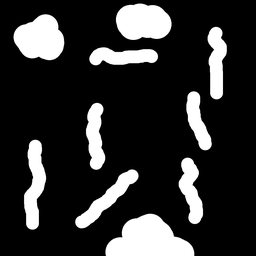
#> input picture example/seg1.png, 256 x 256 px, shrunk from 1000 x 1000 before the run, found by its file name
$ python example.py
#> lines starting #> are read from the running program, lines starting #| are printed output that depends on the picture; after the words box and inside, x2 and y2 are one past the last pixel; in counts of white or black regions, pixels touching at a corner belong together
### sesecoco/sesecoco.py
import numpy as np
import skimage
import skimage.measure


class SeSeCoCoResult:
    def __init__(self, minimum_recall_tp=0.50, minimum_precision_fp=0.50, with_segmentations=False):
        # user parameters
        self.param_minimum_recall_tp = minimum_recall_tp
        self.param_minimum_precision_fp = minimum_precision_fp
        # result
        self.seg1_n_cc = 0
        self.seg2_n_cc = 0
        self.tp = 0
        self.fp = 0
        self.fn = 0
        self.over_detecting = 0
        self.under_detected = 0
        # optional results
        self.keep_segmentations = with_segmentations
        self.seg_tp = None
        self.seg_fn = None
        self.seg_fp = None
        self.seg_ov = None
        self.seg_un = None
        self.seg_un_d = None

    def __str__(self):
        return ("Segmentation 1 (y_true) " + "\n"
                "Connected Components " + str(self.seg1_n_cc) + "\n"
                "Correctly detected components " + str(self.tp) + "\n"
                "False negative components " + str(self.fn) + "\n"
                "Under detected components (too small or not enough recall) " + str(self.under_detected) + "\n"
                "Segmentation 2 (y_pred) " + "\n"
                "Connected Components " + str(self.seg2_n_cc) + "\n"
                "False positive components " + str(self.fp) + "\n"
                "Over detecting components (too large or not enough precision) " + str(self.over_detecting) + "\n")

    def get_score(self):
        return self.seg1_n_cc, self.tp, self.fn, self.under_detected, self.seg2_n_cc, self.fp, self.over_detecting

    def __add__(self, other):
        if not other.__class__ is SeSeCoCoResult:
            print("ERROR: both arguments must be SeSeCoCoResult")
            return NotImplemented

        if not (self.param_minimum_recall_tp == other.param_minimum_recall_tp and
                self.param_minimum_precision_fp == other.param_minimum_precision_fp):
            print("ERROR: parameters (recall and precision) must be the same")
            return NotImplemented

        result = SeSeCoCoResult()

        result.seg1_n_cc = self.seg1_n_cc + other.seg1_n_cc
        result.seg2_n_cc = self.seg2_n_cc + other.seg2_n_cc
        result.tp = self.tp + other.tp
        result.fp = self.fp + other.fp
        result.fn = self.fn + other.fn
        result.over_detecting = self.over_detecting + other.over_detecting
        result.under_detected = self.under_detected + other.under_detected

        result.keep_segmentations = False
        result.seg_tp = None
        result.seg_fn = None
        result.seg_fp = None
        result.seg_ov = None
        result.seg_un = None
        result.seg_un_d = None

        return result


def cmp(seg1, seg2, minimum_recall_tp=0.50, minimum_precision_fp=0.50, with_segmentations=False):
    # user parameters
    param_minimum_recall_tp = minimum_recall_tp
    param_minimum_precision_fp = minimum_precision_fp

    # results
    tp = 0
    fp = 0
    fn = 0
    over_detecting = 0
    under_detected = 0

    if not (seg1.shape == seg2.shape):
        print("ERROR: segmentation shape not equal")
        return 1

    # The argument 'neighbors' is deprecated, use 'connectivity' instead. For neighbors=8, use connectivity=2.
    seg1_labels = skimage.measure.label(seg1, connectivity=2)
    seg2_labels = skimage.measure.label(seg2, connectivity=2)
    seg1_n_cc = seg1_labels.max()
    seg2_n_cc = seg2_labels.max()

    seg_tp = np.zeros(seg1.shape, dtype=np.uint8)
    seg_fn = np.zeros(seg1.shape, dtype=np.uint8)
    seg_fp = np.zeros(seg1.shape, dtype=np.uint8)
    seg_ov = np.zeros(seg1.shape, dtype=np.uint8)
    seg_un = np.zeros(seg1.shape, dtype=np.uint8)
    seg_un_d = np.zeros(seg1.shape, dtype=np.uint8)

    for cc_label in range(1, seg1_n_cc + 1):
        # the current connected component
        current_cc = ((seg1_labels == cc_label) * 1).astype(np.uint8)
        # the union of connected components which have a non null intersection with current_cc
        intersected_cc = np.zeros(seg1.shape, dtype=np.uint8)
        detect_cc = np.zeros(seg1.shape, dtype=np.uint8)

        for cc2_label in range(1, seg2_n_cc + 1):
            current_cc2 = (seg2_labels == cc2_label) * 1
            if np.sum(current_cc * current_cc2) > 0:
                intersected_cc = intersected_cc + current_cc2
                detect_cc += current_cc2.astype(np.uint8)

        recall = np.sum(current_cc * intersected_cc) / np.sum(current_cc)
        if np.sum(intersected_cc) == 0:
            fn += 1
            seg_fn += current_cc
        elif recall > param_minimum_recall_tp:
            tp += 1
            seg_tp += current_cc
        else:
            under_detected += 1
            seg_un += current_cc
            seg_un_d += detect_cc

    for cc_label in range(1, seg2_n_cc + 1):
        # the current connected component
        current_cc = ((seg2_labels == cc_label) * 1).astype(np.uint8)
        # the union of connected components which have a non null intersection with current_cc
        intersected_cc = np.zeros(seg1.shape, dtype=np.uint8)

        for cc1_label in range(1, seg1_n_cc + 1):
            current_cc1 = (seg1_labels == cc1_label) * 1
            if np.sum(current_cc * current_cc1) > 0:
                intersected_cc = intersected_cc + current_cc1

        precision = np.sum(current_cc * intersected_cc) / np.sum(current_cc)

        if np.sum(intersected_cc) == 0:
            fp += 1
            seg_fp += current_cc
        elif precision < param_minimum_precision_fp:
            over_detecting += 1
            seg_ov += current_cc

    result = SeSeCoCoResult(minimum_recall_tp, minimum_precision_fp, with_segmentations)
    result.seg1_n_cc = seg1_n_cc
    result.seg2_n_cc = seg2_n_cc
    result.tp = tp
    result.fp = fp
    result.fn = fn
    result.over_detecting = over_detecting
    result.under_detected = under_detected

    if with_segmentations:
        result.seg_tp = seg_tp
        result.seg_fn = seg_fn
        result.seg_fp = seg_fp
        result.seg_ov = seg_ov
        result.seg_un = seg_un
        result.seg_un_d = seg_un_d

    return result


def fast_cmp(seg1, seg2, minimum_recall_tp=0.50, minimum_precision_fp=0.50):
    # user parameters
    param_minimum_recall_tp = minimum_recall_tp
    param_minimum_precision_fp = minimum_precision_fp

    # results
    tp = 0
    fp = 0
    fn = 0
    over_detecting = 0
    under_detected = 0

    if not (seg1.shape == seg2.shape):
        print("ERROR: segmentation shape not equal")
        return 1

    # The argument 'neighbors' is deprecated, use 'connectivity' instead. For neighbors=8, use connectivity=2.
    seg1_labels = skimage.measure.label(seg1, connectivity=2)
    seg2_labels = skimage.measure.label(seg2, connectivity=2)
    seg1_n_cc = seg1_labels.max()
    seg2_n_cc = seg2_labels.max()

    for cc_label in range(1, seg1_n_cc + 1):
        # the current connected component
        current_cc = ((seg1_labels == cc_label) * 1).astype(np.uint8)
        # the union of connected components which have a non null intersection with current_cc
        intersected_cc = current_cc * seg2
        recall = np.sum(current_cc * intersected_cc) / np.sum(current_cc)

        if np.sum(intersected_cc) == 0:
            fn += 1
        elif recall > param_minimum_recall_tp:
            tp += 1
        else:
            under_detected += 1

    for cc_label in range(1, seg2_n_cc + 1):
        # the current connected component
        current_cc = ((seg2_labels == cc_label) * 1).astype(np.uint8)
        # the union of connected components which have a non null intersection with current_cc
        intersected_cc = current_cc * seg1
        precision = np.sum(current_cc * intersected_cc) / np.sum(current_cc)

        if np.sum(intersected_cc) == 0:
            fp += 1
        elif precision < param_minimum_precision_fp:
            over_detecting += 1

    result = SeSeCoCoResult(minimum_recall_tp, minimum_precision_fp, False)
    result.seg1_n_cc = seg1_n_cc
    result.seg2_n_cc = seg2_n_cc
    result.tp = tp
    result.fp = fp
    result.fn = fn
    result.over_detecting = over_detecting
    result.under_detected = under_detected

    return result

### sesecoco/example.py
import numpy as np
import skimage
import skimage.io
import matplotlib.pyplot as plt
import matplotlib.colors

import sesecoco

print("SeSeCoCo : Semantic Segmentation Comparator using Components")

seg1 = skimage.io.imread("example/seg1.png")
#> seg1 is the input picture: shape (256, 256); min 0, max 255, mean 48.3
seg2 = skimage.io.imread("example/seg2.png")
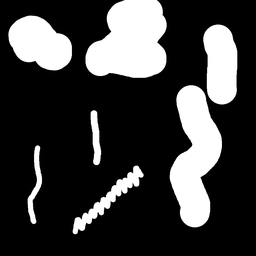
#> input picture example/seg2.png, 256 x 256 px, shrunk from 1000 x 1000 before the run, found by its file name
#> seg2 is the input picture: shape (256, 256); min 0, max 255, mean 61.1

seg1 = (seg1 == 255)*1
#> seg1: shape (256, 256) int64; values 0 (black) and 1 (white), 15% white; 96 white regions (85 under 20 px), largest, box (x1, y1, x2, y2) and area: (108, 214, 193, 256) 2240, (14, 15, 63, 60) 1463, (118, 4, 170, 39) 1385
seg2 = (seg2 == 255)*1
#> seg2: shape (256, 256) int64; values 0 (black) and 1 (white), 20.3% white; 86 white regions (78 under 20 px), largest, box (x1, y1, x2, y2) and area: (87, 0, 166, 77) 4386, (171, 86, 221, 227) 3824, (10, 16, 70, 70) 2125

# Tests
result1 = sesecoco.cmp(seg1, seg2, 0.40, 0.40, True)
#> in cmp, `seg1_labels = skimage.measure.label(seg1, connectivity=2)`: seg1_labels: shape (256, 256) int64; 97 distinct labels, from 0 to 96
#> in cmp, `seg2_labels = skimage.measure.label(seg2, connectivity=2)`:
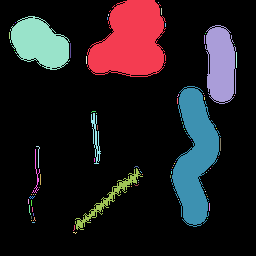
#> seg2_labels: shape (256, 256) int64; 87 distinct labels, from 0 to 86; one colour per label, 0 black
#> in cmp, `seg1_n_cc = seg1_labels.max()`: seg1_n_cc = 96
#> in cmp, `seg2_n_cc = seg2_labels.max()`: seg2_n_cc = 86
#> the loop in cmp, `for cc_label in range(1, seg1_n_cc + 1):` made 96 passes
#> recall on passes 1 to 12: 0.918, 1, 0.893, 1, 1, 0, 0, 0, 0.995, 1, 1, 1
#> after the loop in cmp, `for cc_label in range(1, seg1_n_cc + 1):`: detect_cc: shape (256, 256); every value is 0
#> after the loop in cmp, `for cc_label in range(1, seg1_n_cc + 1):`: seg_fn: shape (256, 256); values 0 (black) and 1 (white), 3.6% white; 46 white regions (45 under 20 px), largest, box (x1, y1, x2, y2) and area: (108, 214, 193, 256) 2240
#> after the loop in cmp, `for cc_label in range(1, seg1_n_cc + 1):`:
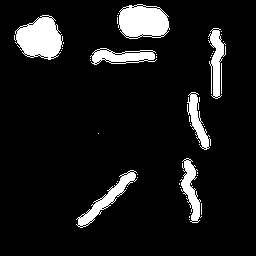
#> seg_tp: shape (256, 256); values 0 (black) and 1 (white), 9.4% white; 48 white regions (40 under 20 px), largest, box (x1, y1, x2, y2) and area: (14, 15, 63, 60) 1463, (118, 4, 170, 39) 1385, (76, 170, 137, 228) 757
#> after the loop in cmp, `for cc_label in range(1, seg1_n_cc + 1):`: seg_un: shape (256, 256); values 0 (black) and 1 (white), 2.1% white; 2 white regions, box (x1, y1, x2, y2) and area: (26, 140, 45, 229) 777, (88, 104, 104, 169) 593
#> after the loop in cmp, `for cc_label in range(1, seg1_n_cc + 1):`:
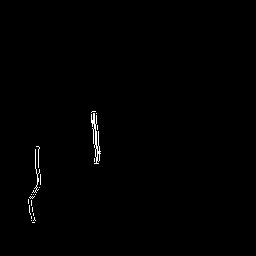
#> seg_un_d: shape (256, 256); values 0 (black) and 1 (white), 0.52% white in thin lines or dots, all inside (x1, y1, x2, y2) = (28, 111, 101, 223)
#> after the loop in cmp, `for cc_label in range(1, seg1_n_cc + 1):`: fn = 46; tp = 48; under_detected = 2
#> the loop in cmp, `for cc_label in range(1, seg2_n_cc + 1):` made 86 passes
#> precision on passes 1 to 12: 0.439, 0, 0.714, 0, 0.616, 0, 0, 1, 0, 0.349, 0, 0
#> after the loop in cmp, `for cc_label in range(1, seg2_n_cc + 1):`: seg_fp: shape (256, 256); values 0 (black) and 1 (white), 0.24% white in thin lines or dots, all inside (x1, y1, x2, y2) = (9, 2, 237, 234)
#> after the loop in cmp, `for cc_label in range(1, seg2_n_cc + 1):`:
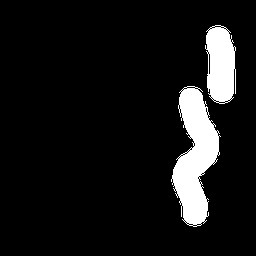
#> seg_ov: shape (256, 256); values 0 (black) and 1 (white), 8.7% white; 2 white regions, box (x1, y1, x2, y2) and area: (171, 86, 221, 227) 3824, (205, 25, 236, 104) 1901
#> after the loop in cmp, `for cc_label in range(1, seg2_n_cc + 1):`: fp = 56; over_detecting = 2
#> in cmp, `result.seg1_n_cc = seg1_n_cc`: result.seg1_n_cc = 96
#> in cmp, `result.seg2_n_cc = seg2_n_cc`: result.seg2_n_cc = 86
#> in cmp, `result.tp = tp`: result.tp = 48
#> in cmp, `result.fp = fp`: result.fp = 56
#> in cmp, `result.fn = fn`: result.fn = 46
#> in cmp, `result.over_detecting = over_detecting`: result.over_detecting = 2
result2 = sesecoco.cmp(seg1, seg2, 0.40, 0.40, True)
#> the loop in cmp (call 2), `for cc_label in range(1, seg1_n_cc + 1):` made 96 passes
#> the loop in cmp (call 2), `for cc_label in range(1, seg2_n_cc + 1):` made 86 passes
result3 = sesecoco.cmp(seg1, seg2, 0.80, 0.80, True)
#> call 3 of cmp, with minimum_recall_tp = 0.8, minimum_precision_fp = 0.8, with_segmentations = True
#> the loop in cmp (call 3), `for cc_label in range(1, seg1_n_cc + 1):` made 96 passes
#> after the loop in cmp (call 3), `for cc_label in range(1, seg1_n_cc + 1):`: seg_tp: shape (256, 256); values 0 (black) and 1 (white), 8.2% white; 47 white regions (40 under 20 px), largest, box (x1, y1, x2, y2) and area: (14, 15, 63, 60) 1463, (118, 4, 170, 39) 1385, (90, 48, 157, 65) 648
#> after the loop in cmp (call 3), `for cc_label in range(1, seg1_n_cc + 1):`: seg_un: shape (256, 256); values 0 (black) and 1 (white), 3.2% white; 3 white regions, box (x1, y1, x2, y2) and area: (26, 140, 45, 229) 777, (76, 170, 137, 228) 757, (88, 104, 104, 169) 593
#> after the loop in cmp (call 3), `for cc_label in range(1, seg1_n_cc + 1):`: seg_un_d: shape (256, 256); values 0 (black) and 1 (white), 1.4% white in thin lines or dots, all inside (x1, y1, x2, y2) = (28, 111, 143, 230)
#> after the loop in cmp (call 3), `for cc_label in range(1, seg2_n_cc + 1):`:
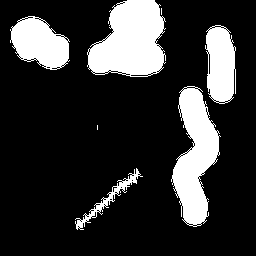
#> seg_ov: shape (256, 256); values 0 (black) and 1 (white), 19.5% white; 7 white regions (2 under 20 px), largest, box (x1, y1, x2, y2) and area: (87, 0, 166, 77) 4386, (171, 86, 221, 227) 3824, (10, 16, 70, 70) 2125, (205, 25, 236, 104) 1901, (75, 168, 143, 230) 561

result4 = sesecoco.fast_cmp(seg1, seg2, 0.40, 0.40)
result5 = sesecoco.fast_cmp(seg1, seg2, 0.40, 0.40)
result6 = sesecoco.fast_cmp(seg1, seg2, 0.80, 0.80)

print(result1)
#| Segmentation 1 (y_true)
#| Connected Components 96
#| Correctly detected components 48
#| False negative components 46
#| Under detected components (too small or not enough recall) 2
#| Segmentation 2 (y_pred)
#| Connected Components 86
#| False positive components 56
#| Over detecting components (too large or not enough precision) 2
print(result2)
#| Segmentation 1 (y_true)
#| Connected Components 96
#| Correctly detected components 48
#| False negative components 46
#| Under detected components (too small or not enough recall) 2
#| Segmentation 2 (y_pred)
#| Connected Components 86
#| False positive components 56
#| Over detecting components (too large or not enough precision) 2
print(result3)
#| Segmentation 1 (y_true)
#| Connected Components 96
#| Correctly detected components 47
#| False negative components 46
#| Under detected components (too small or not enough recall) 3
#| Segmentation 2 (y_pred)
#| Connected Components 86
#| False positive components 56
#| Over detecting components (too large or not enough precision) 7
print(result1 + result2)
#| Segmentation 1 (y_true)
#| Connected Components 192
#| Correctly detected components 96
#| False negative components 92
#| Under detected components (too small or not enough recall) 4
#| Segmentation 2 (y_pred)
#| Connected Components 172
#| False positive components 112
#| Over detecting components (too large or not enough precision) 4
# The following line will not work
# print(result1 + result3)

print(result4)
#| Segmentation 1 (y_true)
#| Connected Components 96
#| Correctly detected components 48
#| False negative components 46
#| Under detected components (too small or not enough recall) 2
#| Segmentation 2 (y_pred)
#| Connected Components 86
#| False positive components 56
#| Over detecting components (too large or not enough precision) 2
print(result5)
#| Segmentation 1 (y_true)
#| Connected Components 96
#| Correctly detected components 48
#| False negative components 46
#| Under detected components (too small or not enough recall) 2
#| Segmentation 2 (y_pred)
#| Connected Components 86
#| False positive components 56
#| Over detecting components (too large or not enough precision) 2
print(result6)
#| Segmentation 1 (y_true)
#| Connected Components 96
#| Correctly detected components 47
#| False negative components 46
#| Under detected components (too small or not enough recall) 3
#| Segmentation 2 (y_pred)
#| Connected Components 86
#| False positive components 56
#| Over detecting components (too large or not enough precision) 7

print(result1.get_score())
#| (96, 48, 46, 2, 86, 56, 2)
print(result2.get_score())
#| (96, 48, 46, 2, 86, 56, 2)
print(result3.get_score())
#| (96, 47, 46, 3, 86, 56, 7)
print(result4.get_score())
#| (96, 48, 46, 2, 86, 56, 2)
print(result5.get_score())
#| (96, 48, 46, 2, 86, 56, 2)
print(result6.get_score())
#| (96, 47, 46, 3, 86, 56, 7)

# Graphical view of segmentation difference
mpl_green = matplotlib.colors.ListedColormap([0, 1, 0, 1])

mpl_red = matplotlib.colors.ListedColormap([1, 0, 0, 1])
mpl_orange = matplotlib.colors.ListedColormap([1, 0.5, 0, 1])
mpl_yellow = matplotlib.colors.ListedColormap([1, 1, 0, 1])

mpl_blue = matplotlib.colors.ListedColormap([0, 0, 1, 1])
mpl_cyan = matplotlib.colors.ListedColormap([0, 1, 1, 1])

plt.imshow(np.ones(seg1.shape), cmap='Paired')
plt.imshow(np.ma.masked_where(result1.seg_un == 0, result1.seg_tp), cmap=mpl_cyan)
plt.imshow(np.ma.masked_where(result1.seg_un_d == 0, result1.seg_tp), cmap=mpl_orange)
plt.imshow(np.ma.masked_where(result1.seg_ov == 0, result1.seg_tp), cmap=mpl_yellow)
plt.imshow(np.ma.masked_where(result1.seg_fn == 0, result1.seg_tp), cmap=mpl_blue)
plt.imshow(np.ma.masked_where(result1.seg_fp == 0, result1.seg_tp), cmap=mpl_red)
plt.imshow(np.ma.masked_where(result1.seg_tp == 0, result1.seg_tp), cmap=mpl_green)

plt.show()
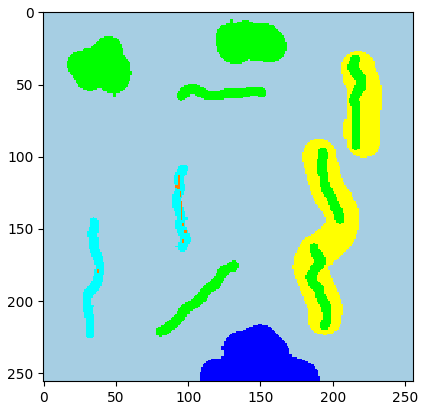
#> figure drawn by matplotlib, 1 panel
